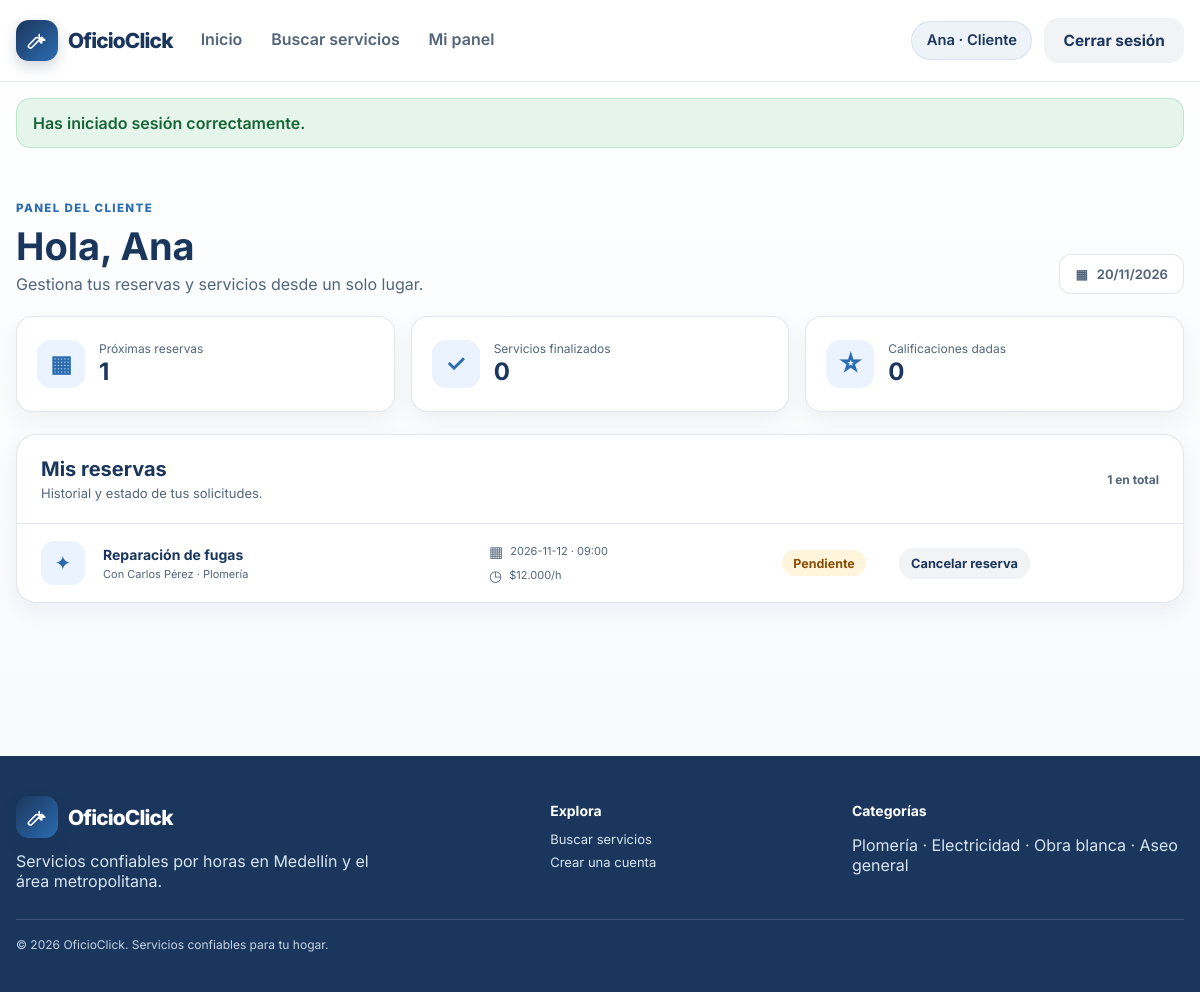
The app's page /index.php?page=client-dashboard (signed in), older data.
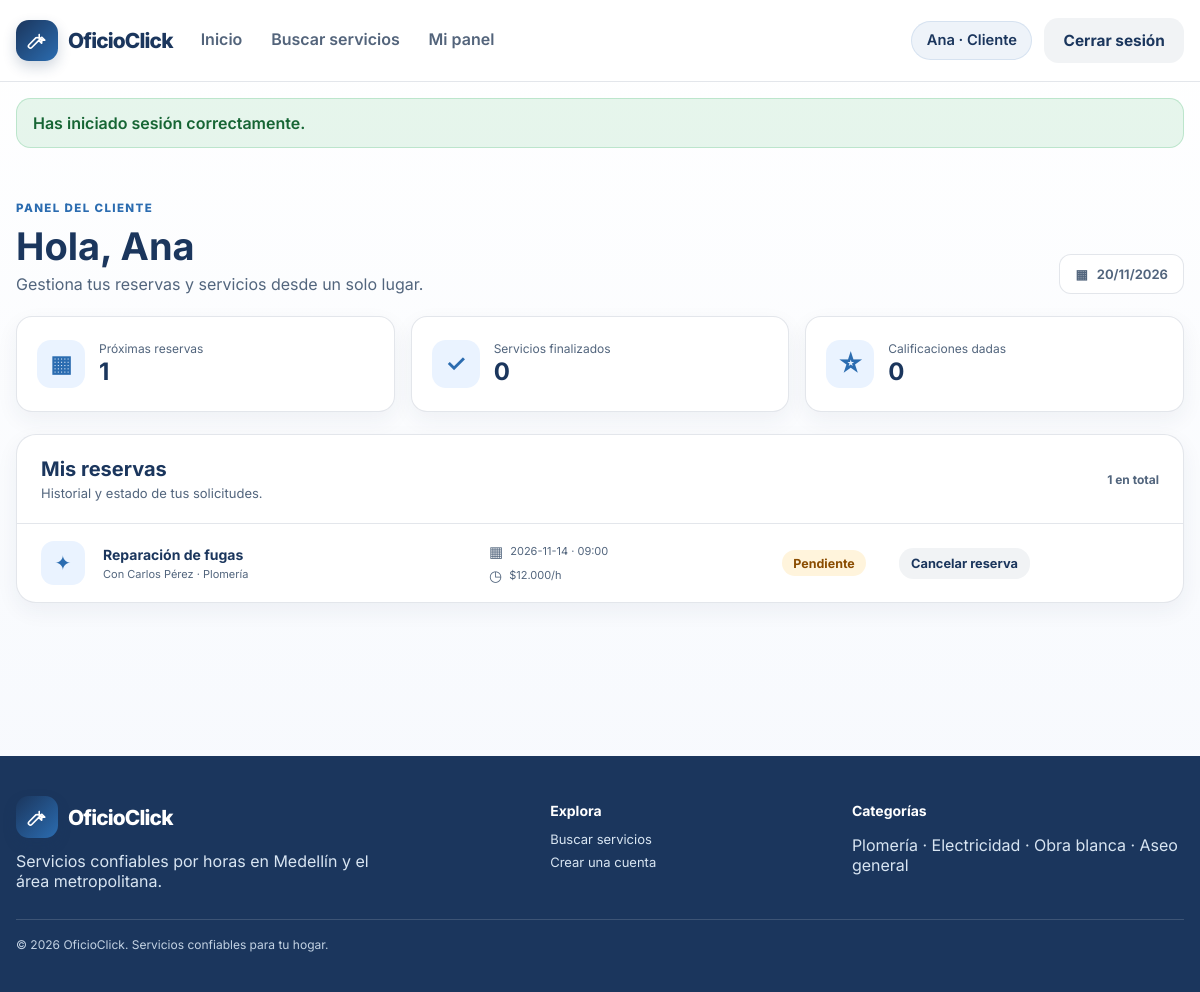
The same page, newer data.
### tables this page shows
CREATE TABLE IF NOT EXISTS `reserva` (
  `id` INT UNSIGNED NOT NULL AUTO_INCREMENT,
  `cliente_id` INT UNSIGNED NOT NULL,
  `servicio_id` INT UNSIGNED NOT NULL,
  `fecha` DATE NOT NULL,
  `hora` TIME NOT NULL,
  `direccion_atencion` VARCHAR(255) DEFAULT NULL,
  `estado` ENUM('pendiente','confirmada','finalizada','cancelada') NOT NULL DEFAULT 'pendiente',
  `created_at` TIMESTAMP NOT NULL DEFAULT CURRENT_TIMESTAMP,
  PRIMARY KEY (`id`),
  KEY `idx_reserva_cliente` (`cliente_id`),
  KEY `idx_reserva_servicio` (`servicio_id`),
  CONSTRAINT `fk_reserva_cliente` FOREIGN KEY (`cliente_id`) REFERENCES `usuario` (`id`),
  CONSTRAINT `fk_reserva_servicio` FOREIGN KEY (`servicio_id`) REFERENCES `servicio` (`id`)
);

CREATE TABLE IF NOT EXISTS `servicio` (
  `id` INT UNSIGNED NOT NULL AUTO_INCREMENT,
  `trabajador_id` INT UNSIGNED NOT NULL,
  `categoria_id` INT UNSIGNED NOT NULL,
  `titulo` VARCHAR(150) NOT NULL,
  `descripcion` TEXT NOT NULL,
  `precio` DECIMAL(10,2) NOT NULL,
  `estado` ENUM('activo','inactivo') NOT NULL DEFAULT 'activo',
  `disponible` TINYINT(1) NOT NULL DEFAULT 1,
  `created_at` TIMESTAMP NOT NULL DEFAULT CURRENT_TIMESTAMP,
  `updated_at` TIMESTAMP NOT NULL DEFAULT CURRENT_TIMESTAMP ON UPDATE CURRENT_TIMESTAMP,
  PRIMARY KEY (`id`),
  KEY `idx_servicio_trabajador` (`trabajador_id`),
  KEY `idx_servicio_categoria` (`categoria_id`),
  CONSTRAINT `chk_servicio_precio` CHECK (`precio` > 0),
  CONSTRAINT `fk_servicio_trabajador` FOREIGN KEY (`trabajador_id`) REFERENCES `usuario` (`id`),
  CONSTRAINT `fk_servicio_categoria` FOREIGN KEY (`categoria_id`) REFERENCES `categoria` (`id`)
);

CREATE TABLE IF NOT EXISTS `usuario` (
  `id` INT UNSIGNED NOT NULL AUTO_INCREMENT,
  `rol_id` INT UNSIGNED NOT NULL,
  `ciudad_id` INT UNSIGNED DEFAULT NULL,
  `nombre` VARCHAR(100) NOT NULL,
  `apellido` VARCHAR(100) NOT NULL,
  `email` VARCHAR(150) NOT NULL,
  `telefono` VARCHAR(40) DEFAULT NULL,
  `documento_identidad` VARCHAR(30) DEFAULT NULL,
  `direccion` VARCHAR(255) DEFAULT NULL,
  `password_hash` VARCHAR(255) NOT NULL,
  `estado` ENUM('activo','inactivo','pendiente') NOT NULL DEFAULT 'activo',
  `created_at` TIMESTAMP NOT NULL DEFAULT CURRENT_TIMESTAMP,
  `updated_at` TIMESTAMP NOT NULL DEFAULT CURRENT_TIMESTAMP ON UPDATE CURRENT_TIMESTAMP,
  PRIMARY KEY (`id`),
  UNIQUE KEY `uq_usuario_email` (`email`),
  UNIQUE KEY `uq_usuario_documento` (`documento_identidad`),
  KEY `idx_usuario_rol` (`rol_id`),
  KEY `idx_usuario_ciudad` (`ciudad_id`),
  CONSTRAINT `fk_usuario_rol` FOREIGN KEY (`rol_id`) REFERENCES `rol` (`id`),
  CONSTRAINT `fk_usuario_ciudad` FOREIGN KEY (`ciudad_id`) REFERENCES `ciudad` (`id`)
);

CREATE TABLE IF NOT EXISTS `categoria` (
  `id` INT UNSIGNED NOT NULL AUTO_INCREMENT,
  `nombre` VARCHAR(80) NOT NULL,
  PRIMARY KEY (`id`),
  UNIQUE KEY `uq_categoria_nombre` (`nombre`)
);

### public/index.php (called while the page is built, shortened)
<?php
$page = $_GET['page'] ?? 'home';
$viewData = [];
switch ($page) {
    case 'client-dashboard':
        requireRole(['Cliente']);
        $viewData['reservations'] = fetchReservationsForUser((int) $_SESSION['user']['id'], 'Cliente');
        break;
}
include __DIR__ . '/../views/layouts/base.php';

### app/helpers.php (called while the page is built, shortened)
<?php
function dbConnection(): ?mysqli
{
    static $connection = null;
    if (is_object($connection) && $connection instanceof mysqli) {
        return $connection;
    }
    try {
        $connection = @mysqli_connect(DB_HOST, DB_USER, DB_PASS, DB_NAME, DB_PORT);
    } catch (Throwable $e) {
        $connection = null;
        return null;
    }
    mysqli_set_charset($connection, 'utf8mb4');
    return $connection;
}
function e(string $value): string
{
    return htmlspecialchars($value ?? '', ENT_QUOTES, 'UTF-8');
}
function getFlash(): ?array
{
    $flash = $_SESSION['flash'];
    return $flash;
}
function isLoggedIn(): bool
{
    return isset($_SESSION['user']['id']);
}
function currentUser(): ?array
{
    return $_SESSION['user'];
}
function requireRole(array $allowedRoles): void
{
    $user = currentUser();
    $databaseUser = $user === null ? null : fetchUserById((int) $user['id']);
}
function fetchUserById(int $id): ?array
{
    $db = dbConnection();
    $stmt = mysqli_prepare($db, 'SELECT u.*, r.nombre AS role_name FROM usuario u INNER JOIN rol r ON r.id = u.rol_id WHERE u.id = ? LIMIT 1');
    mysqli_stmt_bind_param($stmt, 'i', $id);
    mysqli_stmt_execute($stmt);
    $result = mysqli_stmt_get_result($stmt);
    $user = mysqli_fetch_assoc($result);
    return $user ?: null;
}
function fetchReservationsForUser(int $userId, string $role, array $filters = []): array
{
    $db = dbConnection();
    if ($role === 'Cliente') {
        $sql = 'SELECT r.*, cal.id AS calificacion_id, s.titulo, s.precio, c.nombre AS category_name, u.nombre AS worker_name, u.apellido AS worker_lastname
                FROM reserva r
                INNER JOIN servicio s ON s.id = r.servicio_id
                INNER JOIN categoria c ON c.id = s.categoria_id
                INNER JOIN usuario u ON u.id = s.trabajador_id
                LEFT JOIN calificacion cal ON cal.reserva_id = r.id
                WHERE r.cliente_id = ? ORDER BY r.fecha DESC, r.hora DESC';
        $stmt = mysqli_prepare($db, $sql);
        mysqli_stmt_bind_param($stmt, 'i', $userId);
        mysqli_stmt_execute($stmt);
    }
    $result = mysqli_stmt_get_result($stmt);
    $rows = [];
    while ($row = mysqli_fetch_assoc($result)) {
        $rows[] = $row;
    }
    return $rows;
}
function formatMoney(float $amount): string
{
    return '$' . number_format($amount, 0, ',', '.');
}

### views/client-dashboard.php (the view, shortened to what this page needs)
<?php
$pendingCount = 0;
$completedCount = 0;
$ratedCount = 0;
foreach ($reservations as $reservation) {
    if (in_array($reservation['estado'], ['pendiente', 'confirmada'], true)) {
        $pendingCount++;
    }
}
?>
<section class="section dashboard-section">
    <div class="container dashboard-shell">
        <div class="dashboard-heading">
            <div>
                <span class="eyebrow">Panel del cliente</span>
                <h1>Hola, <?php echo e($_SESSION['user']['name']); ?></h1>
                <p>Gestiona tus reservas y servicios desde un solo lugar.</p>
            </div>
            <div class="date-chip"><span aria-hidden="true">▦</span><?php echo date('d/m/Y'); ?></div>
        </div>
        <div class="metric-grid">
            <article class="metric-card"><span class="metric-icon" aria-hidden="true">▦</span><span><small>Próximas reservas</small><strong><?php echo $pendingCount; ?></strong></span></article>
            <article class="metric-card"><span class="metric-icon" aria-hidden="true">✓</span><span><small>Servicios finalizados</small><strong><?php echo $completedCount; ?></strong></span></article>
            <article class="metric-card"><span class="metric-icon" aria-hidden="true">☆</span><span><small>Calificaciones dadas</small><strong><?php echo $ratedCount; ?></strong></span></article>
        </div>
        <section class="panel-card reservations-panel">
            <div class="panel-heading">
                <div><h2>Mis reservas</h2><p>Historial y estado de tus solicitudes.</p></div>
                <span class="reservation-count"><?php echo count($reservations); ?> en total</span>
            </div>
            <?php if (empty($reservations)): ?>
                <div class="empty-state"><h3>Aún no tienes reservas</h3><p>Explora los servicios disponibles y encuentra ayuda para tu hogar.</p><a class="btn btn-primary" href="index.php?page=catalog">Buscar servicios</a></div>
            <?php else: ?>
                <div class="reservation-list">
                    <?php foreach ($reservations as $reservation): ?>
                        <article class="reservation-item">
                            <span class="reservation-icon" aria-hidden="true">✦</span>
                            <div class="reservation-main">
                                <h3><?php echo e($reservation['titulo']); ?></h3>
                                <p>Con <?php echo e($reservation['worker_name'] . ' ' . $reservation['worker_lastname']); ?> · <?php echo e($reservation['category_name']); ?></p>
                            </div>
                            <div class="reservation-schedule">
                                <span><span aria-hidden="true">▦</span><?php echo e($reservation['fecha']); ?> · <?php echo e(substr($reservation['hora'], 0, 5)); ?></span>
                                <span><span aria-hidden="true">◷</span><?php echo formatMoney((float) $reservation['precio']); ?>/h</span>
                            </div>
                            <div class="reservation-state">
                                <span class="status-badge status-<?php echo e(strtolower($reservation['estado'])); ?>"><?php echo e(ucfirst($reservation['estado'])); ?></span>
                            </div>
                            <div class="reservation-actions">
                                <?php if ($reservation['estado'] === 'finalizada'): ?>
                                    <?php if (empty($reservation['calificacion_id'])): ?>
                                        <form method="post" action="index.php" class="review-form"<?php echo $formErrorDescription; ?>>
                                            <input type="hidden" name="action" value="submit-review">
                                            <input type="hidden" name="reservation_id" value="<?php echo (int) $reservation['id']; ?>">
                                            <?php echo csrfField(); ?>
                                            <label class="sr-only" for="stars-<?php echo (int) $reservation['id']; ?>">Calificación</label>
                                            <select id="stars-<?php echo (int) $reservation['id']; ?>" name="stars" class="compact-select" required>
                                                <option value="5">5 estrellas</option>
                                                <option value="4">4 estrellas</option>
                                                <option value="3">3 estrellas</option>
                                                <option value="2">2 estrellas</option>
                                                <option value="1">1 estrella</option>
                                            </select>
                                            <label class="sr-only" for="comment-<?php echo (int) $reservation['id']; ?>">Comentario opcional</label>
                                            <textarea id="comment-<?php echo (int) $reservation['id']; ?>" name="comment" rows="1" placeholder="Comentario opcional"></textarea>
                                            <button class="btn btn-primary btn-small" type="submit">Calificar servicio</button>
                                        </form>
                                    <?php else: ?>
                                        <span class="muted-text">Ya calificada</span>
                                    <?php endif; ?>
                                <?php elseif (in_array($reservation['estado'], ['pendiente', 'confirmada'], true)): ?>
                                    <form method="post" action="index.php" class="inline-form"<?php echo $formErrorDescription; ?>>
                                        <button class="btn btn-secondary btn-small" type="submit">Cancelar reserva</button>
                                    </form>
                                <?php else: ?>
                                    <span class="muted-text">Sin acciones disponibles</span>
                                <?php endif; ?>
                            </div>
                        </article>
                    <?php endforeach; ?>
                </div>
            <?php endif; ?>
        </section>
    </div>
</section>

### views/layouts/base.php (shortened to what this page needs)
<?php $flash = getFlash(); $formErrorDescription = $flash && $flash['type'] === 'error' ? ' aria-describedby="flash-message"' : ''; if (isset($viewData) && is_array($viewData)) { extract($viewData); } ?>
<!DOCTYPE html>
<html lang="es">
<head>
    <link rel="stylesheet" href="assets/css/styles.css?v=<?php echo (int) filemtime(APP_ROOT . '/public/assets/css/styles.css'); ?>">
</head>
<body>
    <header class="topbar">
        <div class="container nav-wrap">
            <a class="brand" href="index.php?page=home">
                <span class="brand-mark" aria-hidden="true"><svg class="brand-icon" viewBox="0 0 24 24" fill="none"><path d="M14.4 6.1a5 5 0 0 0 6 6l-3.1-3.1-3.4 3.4 3.1 3.1a5 5 0 0 0-6-6l-7.7 7.7a2.1 2.1 0 0 0 3 3l7.7-7.7" stroke="currentColor" stroke-width="1.8" stroke-linecap="round" stroke-linejoin="round"/></svg></span>
                <span>OficioClick</span>
            </a>
            <nav class="main-nav" id="primary-navigation">
                <a href="index.php?page=home">Inicio</a>
                <a href="index.php?page=catalog">Buscar servicios</a>
                <?php if (isLoggedIn()): ?>
                    <?php if ($_SESSION['user']['role'] === 'Cliente'): ?>
                        <a href="index.php?page=client-dashboard">Mi panel</a>
                    <?php elseif ($_SESSION['user']['role'] === 'Trabajador'): ?>
                        <a href="index.php?page=worker-dashboard">Mi panel</a>
                    <?php elseif ($_SESSION['user']['role'] === 'Administrador'): ?>
                        <a href="index.php?page=admin-dashboard">Administración</a>
                    <?php endif; ?>
                <?php endif; ?>
            </nav>
            <div class="nav-actions">
                <?php if (isLoggedIn()): ?>
                    <span class="user-pill"><?php echo e($_SESSION['user']['name']); ?> · <?php echo e($_SESSION['user']['role']); ?></span>
                    <form method="post" action="index.php?page=logout"<?php echo $formErrorDescription; ?>>
                        <button class="btn btn-secondary" type="submit">Cerrar sesión</button>
                    </form>
                <?php else: ?>
                    <a class="btn btn-secondary" href="index.php?page=login">Iniciar sesión</a>
                    <a class="btn btn-primary" href="index.php?page=register">Registrarse</a>
                <?php endif; ?>
            </div>
        </div>
    </header>
    <?php if ($flash): ?>
        <div class="container alert-container">
            <div id="flash-message" class="alert alert-<?php echo e($flash['type']); ?>" role="<?php echo $flash['type'] === 'error' ? 'alert' : 'status'; ?>" aria-live="<?php echo $flash['type'] === 'error' ? 'assertive' : 'polite'; ?>"><?php echo e($flash['message']); ?></div>
        </div>
    <?php endif; ?>
    <main class="page-shell">
        <?php include $viewFile; ?>
    </main>
    <footer class="site-footer">
        <div class="container footer-grid">
            <div class="footer-brand">
                <a class="brand brand-light" href="index.php?page=home">
                    <span class="brand-mark" aria-hidden="true"><svg class="brand-icon" viewBox="0 0 24 24" fill="none"><path d="M14.4 6.1a5 5 0 0 0 6 6l-3.1-3.1-3.4 3.4 3.1 3.1a5 5 0 0 0-6-6l-7.7 7.7a2.1 2.1 0 0 0 3 3l7.7-7.7" stroke="currentColor" stroke-width="1.8" stroke-linecap="round" stroke-linejoin="round"/></svg></span>
                    <span>OficioClick</span>
                </a>
                <p>Servicios confiables por horas en Medellín y el área metropolitana.</p>
            </div>
            <div>
                <h2>Explora</h2>
                <a href="index.php?page=catalog">Buscar servicios</a>
                <a href="index.php?page=register">Crear una cuenta</a>
            </div>
            <div>
                <h2>Categorías</h2>
                <p>Plomería · Electricidad · Obra blanca · Aseo general</p>
            </div>
        </div>
        <div class="container footer-bottom">© <?php echo date('Y'); ?> OficioClick. Servicios confiables para tu hogar.</div>
    </footer>
</body>
</html>

Row changes from the older to the newer data that the page shows:
changed reserva "Pendiente": fecha "2026-11-12" → "2026-11-14"
